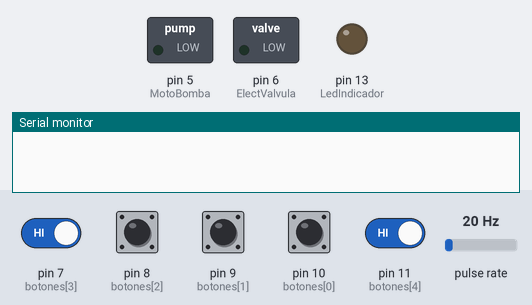
Simulated run of this sketch. Board: Arduino Uno, built with avr-gcc and run on an emulated ATmega328P. On the bench: switched loads named in the sketch (green lamp = pin HIGH), output pins drawn as LEDs (lit = HIGH), the last lines printed to the serial monitor. Wiring (inferred from the names in the program): pulse sensor: data pin 2. The test bench sets the inputs (shaded band); at power-on: pin 7 (botones[3]), pin 8 (botones[2]), pin 9 (botones[1]), pin 10 (botones[0]), pin 11 (botones[4]) HIGH, pulse rate 20 Hz.

Above: at 6.2 s.
6.3 s: pin 7 (botones[3]) driven LOW and pin 11 (botones[4]) driven LOW
At 9.1 s:
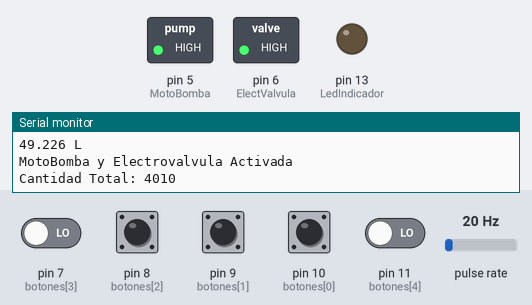
9.3 s: pin 7 (botones[3]) driven HIGH
At 11.1 s:
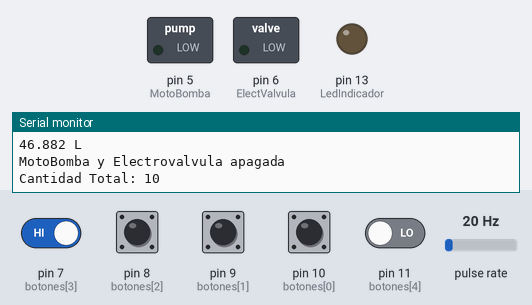
11.8 s: pin 7 (botones[3]) driven LOW
At 13.7 s:
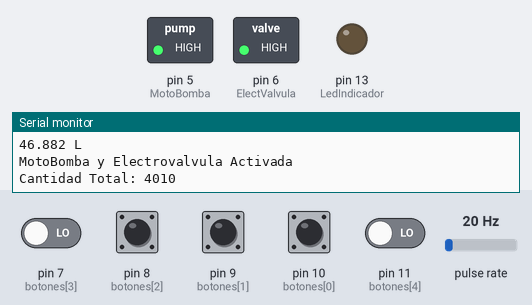
Timing chart, 0 to 15.2 s (numbered marks = the images above; inputs shaded):
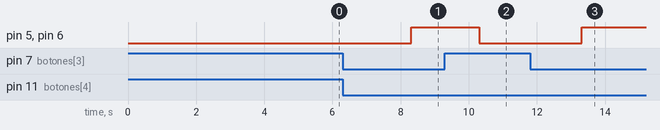

Measured:
- after the input at 6.3 s, pin 5 (MotoBomba), pin 6 (ElectValvula): LOW → HIGH after 2.0 s
- after the input at 9.3 s, pin 5 (MotoBomba), pin 6 (ElectValvula): HIGH → LOW after 1.0 s
- after the input at 11.8 s, pin 5 (MotoBomba), pin 6 (ElectValvula): LOW → HIGH after 1.5 s

The sketch:

JABONES.ino
```cpp
//------------Salidas--------------------
const int ElectValvula = 6;
const int MotoBomba = 5;
const int LedIndicador = 13;

//------------Sensores-------------------
const int sensorCaudalPin = 2;

//--------Botones de Acción--------------
const int botones[] = {10, 9, 8, 7, 11};
const int cantidad[] = {1000, 2000, 3000, 4000};


//------Variables Auxiliares--------------
volatile int total = 0;

//------Variables de Caudal-----------------------

volatile int NumPulsos; //variable para la cantidad de pulsos recibidos
int PinSensor = 2;    //Sensor conectado en el pin 2
float factor_conversion = 7.11; //para convertir de frecuencia a caudal
float volumen = 0;
long dt = 0; //variación de tiempo por cada bucle
long t0 = 0; //millis() del bucle anterior


//-------Función que se ejecuta en interrupción----------

void ContarPulsos() {

  NumPulsos++;  //incrementamos la variable de pulsos
}

//---Función para obtener frecuencia de los pulsos--------

int ObtenerFrecuecia() {

  int frecuencia;
  NumPulsos = 0;   //Ponemos a 0 el número de pulsos
  interrupts();    //Habilitamos las interrupciones
  delay(1000);   //muestra de 1 segundo
  noInterrupts(); //Deshabilitamos  las interrupciones
  frecuencia = NumPulsos; //Hz(pulsos por segundo)
  return frecuencia;
}


void setup() {
  Serial.begin(9600);

  pinMode(ElectValvula, OUTPUT);
  pinMode(MotoBomba, OUTPUT);
  pinMode(LedIndicador, OUTPUT);
  pinMode(sensorCaudalPin, INPUT);
  attachInterrupt(0, ContarPulsos, RISING); //(Interrupción 0(Pin2),función,Flanco de subida)
  t0 = millis();

  for (int i = 0; i < sizeof(botones) / sizeof(botones[0]); i++) {
    pinMode(botones[i], INPUT_PULLUP);
    attachInterrupt(digitalPinToInterrupt(botones[i]), buttonPressed, CHANGE);
  }


}

void loop() {

  buttonPressed();

}


void buttonPressed() {
  total = 0;
  for (int i = 0; i < sizeof(botones) / sizeof(botones[0]); i++) {
    if (digitalRead(botones[i]) == LOW) {
      total += cantidad[i];
    }
  }
  if (digitalRead(botones[4]) == LOW) {
    Serial.print("Cantidad Total: ");
    Serial.println(total);
    //IndicadorFuncion(total / 1000);
    LecturaCaudal();

  }
  volumen = 0; //-----
}

void LecturaCaudal() {

  float frecuencia = ObtenerFrecuecia(); //obtenemos la frecuencia de los pulsos en Hz
  float caudal_L_m = frecuencia / factor_conversion * 1000; //calculamos el caudal en L/m
  dt = millis() - t0; //calculamos la variación de tiempo
  t0 = millis();
  volumen = volumen + (caudal_L_m / 60) * (dt / 1000); // volumen(L)=caudal(L/s)*tiempo(s)

  //-----Enviamos por el puerto serie---------------
  //Serial.print ("Caudal: ");
  //Serial.print (caudal_L_m, 3);
  // Serial.print ("L/min\tVolumen: ");
  Serial.print (volumen, 3);
  Serial.println (" L");

  if (volumen < total) {
    digitalWrite(ElectValvula, HIGH);
    digitalWrite(MotoBomba, HIGH);
    Serial.println ("MotoBomba y Electrovalvula Activada");
  }
  else {
    digitalWrite(ElectValvula, LOW);
    digitalWrite(MotoBomba, LOW);
    Serial.println ("MotoBomba y Electrovalvula apagada");

  }

}

void IndicadorFuncion(int numBlinks) {

  int blinkDelay = 180; // duración de cada parpadeo en milisegundos

  for (int i = 0; i < numBlinks; i++) {  // ciclo para parpadear el LED
    digitalWrite(LedIndicador, HIGH);          // encender el LED
    delay(blinkDelay);                   // esperar un tiempo
    digitalWrite(LedIndicador, LOW);
    delay(blinkDelay);
  }
  digitalWrite(LedIndicador, LOW);
  delay(3000);

}
```
